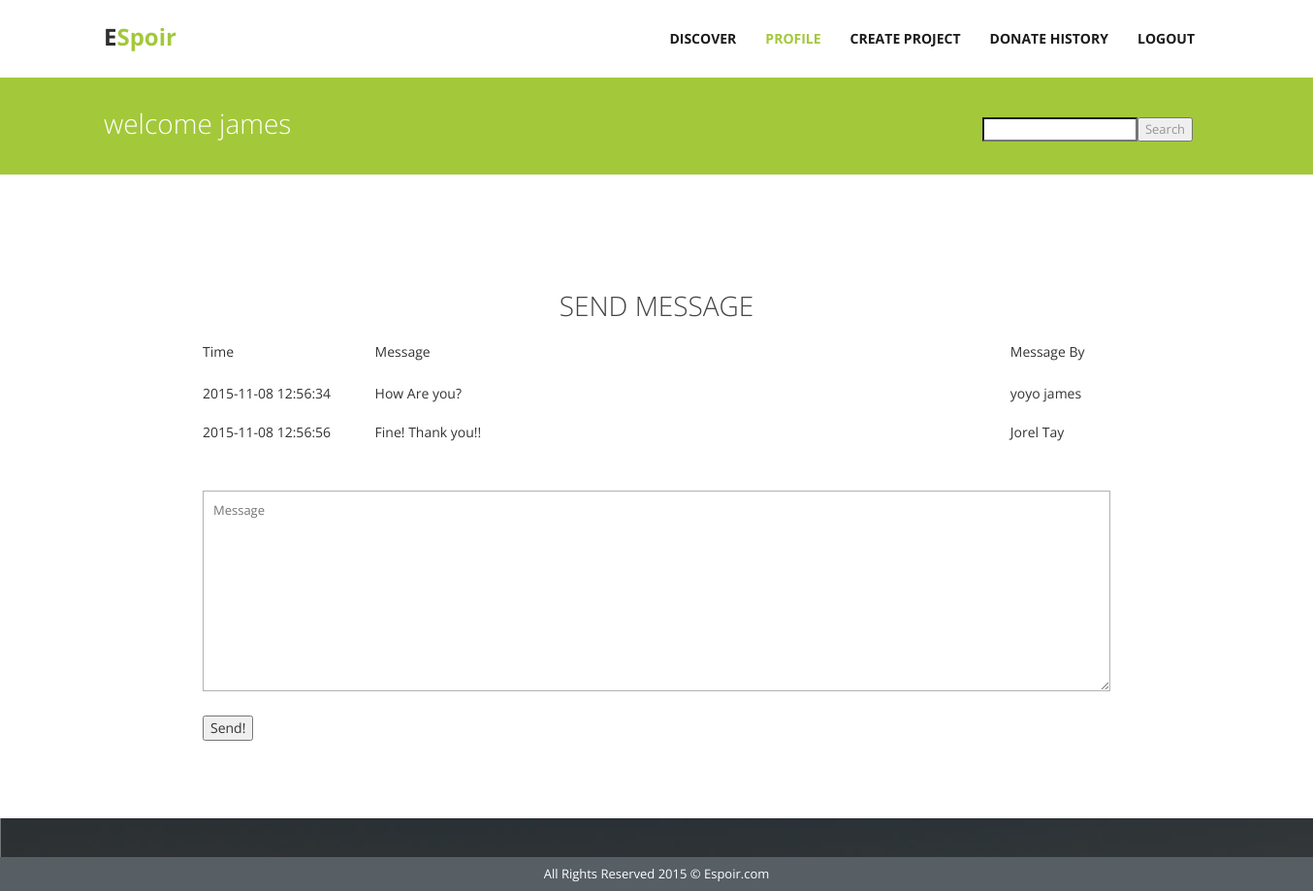
Before: /addMessage.php?emailtxt=jorel_31@hotmail.com (signed in) with the older database file.
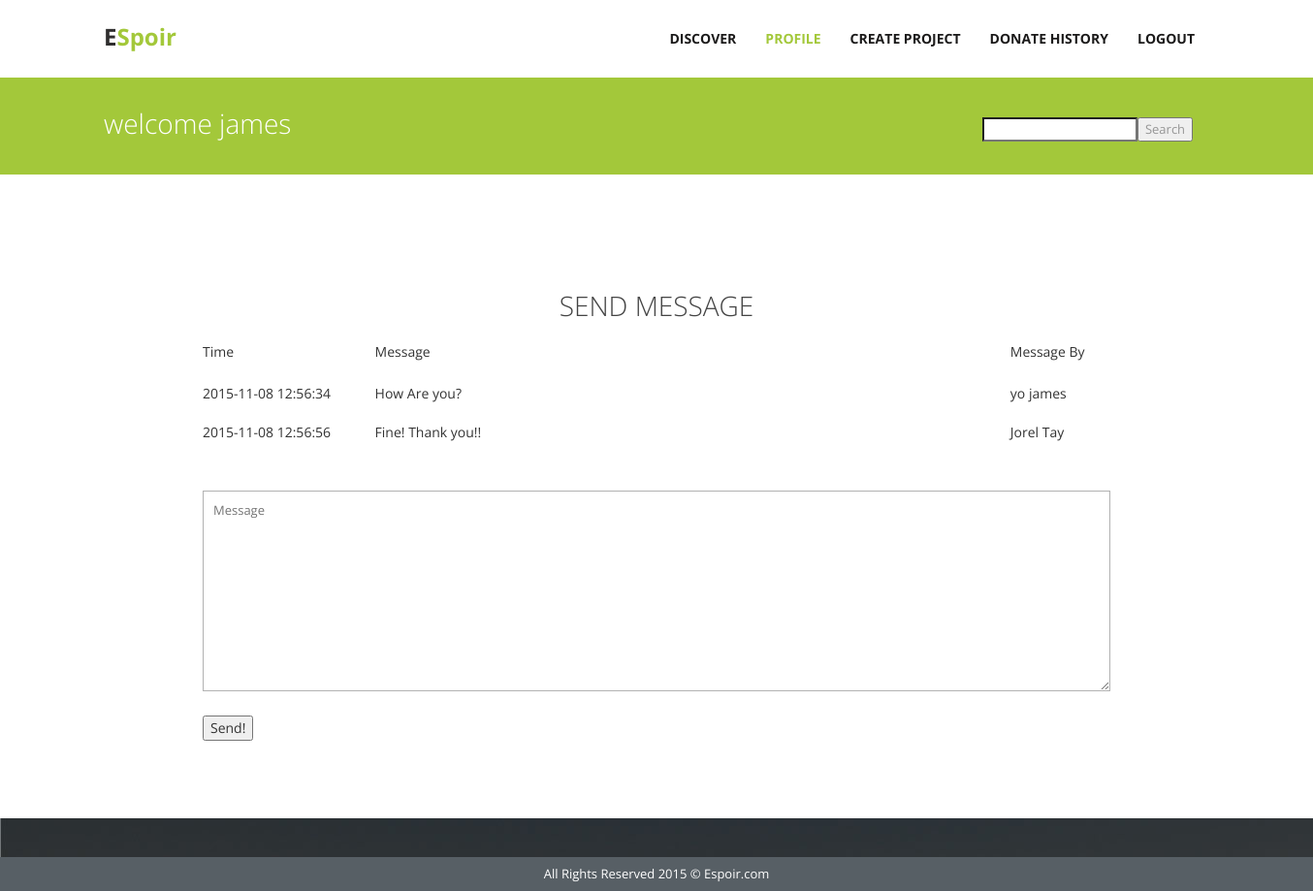
After: the same page with the newer database file.
### tables this page shows
CREATE TABLE IF NOT EXISTS `message` (
  `messageID` int(11) NOT NULL,
  `senderEmail` varchar(255) NOT NULL,
  `receiverEmail` varchar(255) NOT NULL,
  `content` text NOT NULL,
  `dateTime` timestamp NOT NULL DEFAULT CURRENT_TIMESTAMP
);

CREATE TABLE IF NOT EXISTS `user` (
  `userEmail` varchar(255) NOT NULL,
  `password` varchar(255) NOT NULL,
  `firstName` varchar(255) NOT NULL,
  `lastName` varchar(255) NOT NULL,
  `nationality` varchar(50) NOT NULL,
  `birthday` date NOT NULL,
  `gender` enum('Female','Male') NOT NULL,
  `picScr` blob NOT NULL,
  `picName` varchar(8000) NOT NULL,
  `bio` text
);

### addMessage.php (the view, shortened to what this page needs)
<!DOCTYPE html>
<html lang="en">
<head>
    <link href="css/bootstrap.css" rel="stylesheet">
    <link href="//maxcdn.bootstrapcdn.com/font-awesome/4.2.0/css/font-awesome.min.css" rel="stylesheet">
    <link href="css/responsiveslides.css" rel="stylesheet">
    <link href="css/style.css" rel="stylesheet">
</head>
<?php
    include("db.php");
    $emailtxt = $_SESSION["emailtxt"];
    $messageEmail = $_GET["emailtxt"];
    $sql = "SELECT * FROM user WHERE userEmail = '$emailtxt'";
    $message = mysqli_query($mysqli, "SELECT * FROM message WHERE (senderEmail = '$emailtxt' AND receiverEmail = '$messageEmail') OR (receiverEmail = '$emailtxt' AND senderEmail = '$messageEmail') ORDER BY dateTime ASC ");
	if ($result=mysqli_query($mysqli,$sql))
    {
        $rowcount=mysqli_num_rows($result);
    }
	if($rowcount==1)
	{
        $row = mysqli_fetch_array($result,MYSQLI_ASSOC);
	}
	else
	{
		echo '<script language="javascript">';
		echo 'alert("Wrong username/password");';
		echo 'window.location.href="../CS2102/loginreg.php";';
		echo '</script>';
	}
?>
<body data-responsejs='{ "create": [ { "prop": "width", "breakpoints": [0, 320, 481, 641, 961, 1025, 1281, 1400] }]}'>
    <div class="wrapper">
        <div class="container">
            <nav class="navbar navbar-default">
                <div class="container-fluid">
                    <div class="navbar-header">
                        <a class="navbar-brand">E<span>Spoir</span></a>
                    </div>
                    <div class="collapse navbar-collapse pull-right" id="bs-example-navbar-collapse-1">
                        <ul class="nav navbar-nav">
                            <li><a href="discoverlogin.php">Discover</a></li>
                            <li class="active"><a href="profile.php">Profile<span class="sr-only">(current)</span></a></li>
                            <li><a href="createProject.php">Create Project </a></li>
                            <li><a href="transactions.php">Donate History </a></li>
                            <li><a href="logout.php" id="logout">Logout</a></li>
                        </ul>
                    </div>
                </div>
            </nav>
        </div>
    </div>
    <div class="inner-head">
        <div class="container">
            <div class="col-lg-12">
                <h4 class="pull-left">welcome <?php echo $row["firstName"] ?></h4>
                <form method="post" action="search.php">
                    <p class="pull-right pagination">
                        <input type="search" name="keyword" /><input type="submit" value="Search" />
                    </p>
                </form>
            </div>
        </div>
    </div>
    <div class="inner-page services">
        <div class="container">
            <div class="inner-page contact-us">
                <div class="header-intro">
                    <h2>Send Message</h2>
                </div>
                <table style="width: 80%; margin: 0 auto; height: 85px;">
                    <thead>
                        <tr>
                            <td class="auto-style1">Time</td>
                            <td class="auto-style2">Message</td>
                            <td class="auto-style1">Message By</td>
                        </tr>
                    </thead>
                    <tbody style="padding: 10px; margin: 10px">
                        <?php
                            while($row = mysqli_fetch_array($message,MYSQLI_ASSOC)) {
                            ?>
                        <tr>
                            <td style="padding-top: 10px; padding-bottom: 10px; margin-top: 10px; margin-bottom: 10px;"><?php echo $row['dateTime']?></td>
                            <td style="padding-top: 10px; padding-bottom: 10px; margin-top: 10px; margin-bottom: 10px;"><?php echo $row['content']?></td>
                            <?php
                                    $email = $row['senderEmail'];
                                    $user = mysqli_query($mysqli,"SELECT * FROM user WHERE userEmail = '$email'");
                                    $userDetail = mysqli_fetch_array($user,MYSQLI_ASSOC);
                                ?>
                            <td style="padding-top: 10px; padding-bottom: 10px; margin-top: 10px; margin-bottom: 10px;"><?php echo $userDetail["lastName"]." ".$userDetail["firstName"]?></td>
                        </tr>
                        <?php } ?>
                    </tbody>
                </table>
                <br />
                <br />
                <form action="messageManager.php" method="post" style="width: 80%; margin: 0 auto">
                    <textarea name="content" cols="30" rows="10" placeholder="Message"></textarea><br />
                    <input type="submit" name="submitBtn" id="submitBtn" value="Send!">
                </form>
                <br />
            </div>
        </div>
    </div>
    <div class="testimonial main"></div>
    <div class="copyright">
        <div class="container">
            <p>All Rights Reserved 2015 &copy; Espoir.com</p>
        </div>
    </div>
</body>
</html>

Changed rows visible on the page:
changed through a linked row, message "How Are you?": senderEmail.lastName "yoyo" → "yo"
